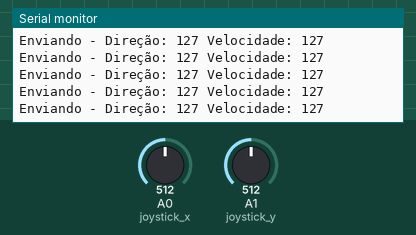
This sketch was run on a simulated Arduino Uno, built with avr-gcc and run on an emulated ATmega328P. On the bench: the last lines printed to the serial monitor. The inputs (shaded band) are chosen by the test bench; at power-on: A0 (joystick_x) = 512, A1 (joystick_y) = 512. No radio packets arrive unless stated.

Above: at 1.2 s.
1.3 s: A0 (joystick_x) set to 716
At 1.56 s:
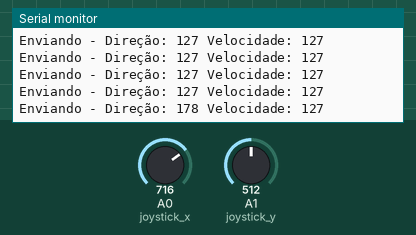
2.8 s: A1 (joystick_y) set to 716
At 2.97 s:
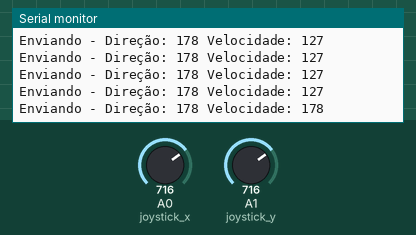
4.3 s: A0 (joystick_x) set to 900
At 4.38 s:
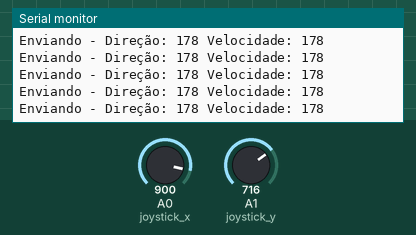
5.8 s: A1 (joystick_y) set to 900
At 5.98 s:
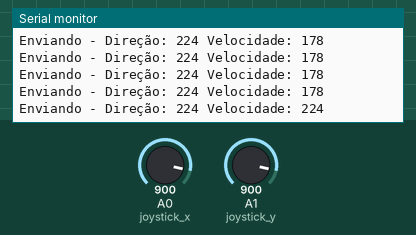
Timing chart, 0 to 8.3 s (numbered marks = the images above; inputs shaded):
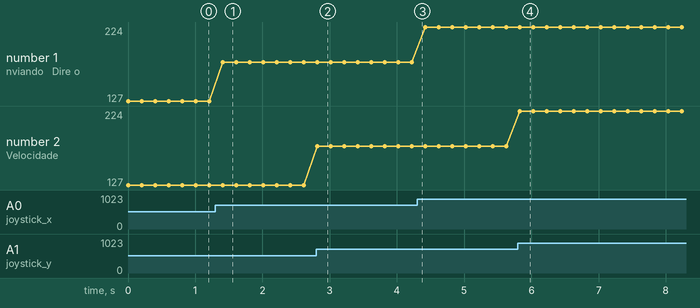

The sketch:

Transmissor.ino
```cpp
#include <RHReliableDatagram.h>
#include <RH_ASK.h>
#include <SPI.h>

#define TX_ADDRESS 1
#define RX_ADDRESS 2

#define joystick_x A0
#define joystick_y A1

RH_ASK driver;
RHReliableDatagram gerente(driver, TX_ADDRESS);

uint8_t data[2];
// texte do github
void setup() {
  Serial.begin(9600);
  if (!gerente.init()) {
    Serial.println("Falha na inicializacao");
  }
}

void loop() {
  int direcao = analogRead(joystick_x);
  int velocidade = analogRead(joystick_y);

  direcao = map(direcao, 0, 1023, 0, 255);
  velocidade = map(velocidade, 0, 1023, 0, 255);

  data[0] = direcao;
  data[1] = velocidade;

  Serial.print("Enviando - Direção: ");
  Serial.print(direcao);
  Serial.print(" Velocidade: ");
  Serial.println(velocidade);

  if (!gerente.sendtoWait(data, sizeof(data), RX_ADDRESS)) {
    Serial.println("Falha no envio");
  }
  delay(100);
}
```

Measured:
- after the input at 1.3 s, the serial monitor: prints a new line after 0.11 s (image 1)
- after the input at 2.8 s, the serial monitor: prints a new line at once (image 2)
- after the input at 5.8 s, the serial monitor: prints a new line at once (image 4)
- plotted number 1: 127 → 178 after the input at 1.3 s, 178 → 224 after the input at 4.3 s
